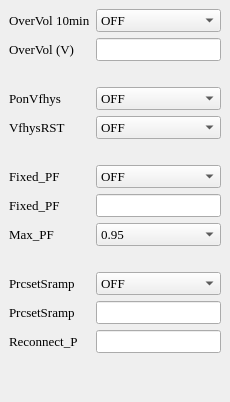
          <widget class="QWidget" name="widget_8" native="true">
           <layout class="QGridLayout" name="gridLayout_20">
            <property name="leftMargin">
             <number>0</number>
            </property>
            <property name="topMargin">
             <number>0</number>
            </property>
            <property name="rightMargin">
             <number>0</number>
            </property>
            <property name="bottomMargin">
             <number>0</number>
            </property>
            <item row="0" column="0">
             <widget class="QWidget" name="widget_OV10" native="true">
              <layout class="QGridLayout" name="gridLayout_17">
               <item row="10" column="0">
                <widget class="QLabel" name="label_4">
                 <property name="font">
                  <font>
                   <family>Times New Roman</family>
                   <pointsize>10</pointsize>
                   <bold>false</bold>
                  </font>
                 </property>
                 <property name="text">
                  <string>PrcsetSramp</string>
                 </property>
                </widget>
               </item>
               <item row="11" column="1">
                <widget class="QLineEdit" name="lineEdit_Remote_P_slope">
                 <property name="sizePolicy">
                  <sizepolicy hsizetype="Preferred" vsizetype="Fixed">
                   <horstretch>0</horstretch>
                   <verstretch>0</verstretch>
                  </sizepolicy>
                 </property>
                 <property name="maximumSize">
                  <size>
                   <width>16777215</width>
                   <height>16777215</height>
                  </size>
                 </property>
                 <property name="font">
                  <font>
                   <family>Times New Roman</family>
                   <pointsize>10</pointsize>
                   <bold>false</bold>
                  </font>
                 </property>
                </widget>
               </item>
               <item row="1" column="1">
                <widget class="QLineEdit" name="lineEdit_OverVol">
                 <property name="sizePolicy">
                  <sizepolicy hsizetype="Preferred" vsizetype="Fixed">
                   <horstretch>0</horstretch>
                   <verstretch>0</verstretch>
                  </sizepolicy>
                 </property>
                 <property name="maximumSize">
                  <size>
                   <width>16777215</width>
                   <height>16777215</height>
                  </size>
                 </property>
                 <property name="font">
                  <font>
                   <family>Times New Roman</family>
                   <pointsize>10</pointsize>
                   <bold>false</bold>
                  </font>
                 </property>
                </widget>
               </item>
               <item row="8" column="0">
                <widget class="QLabel" name="label_maxPF">
                 <property name="font">
                  <font>
                   <family>Times New Roman</family>
                   <pointsize>10</pointsize>
                   <bold>false</bold>
                  </font>
                 </property>
                 <property name="text">
                  <string>Max_PF</string>
                 </property>
                </widget>
               </item>
               <item row="3" column="1">
                <widget class="QComboBox" name="comboBox_UF_hyst">
                 <property name="maximumSize">
                  <size>
                   <width>16777215</width>
                   <height>16777215</height>
                  </size>
                 </property>
                 <property name="font">
                  <font>
                   <family>Times New Roman</family>
                   <pointsize>10</pointsize>
                   <bold>false</bold>
                  </font>
                 </property>
                 <item>
                  <property name="text">
                   <string>OFF</string>
                  </property>
                 </item>
                 <item>
                  <property name="text">
                   <string>ON</string>
                  </property>
                 </item>
                </widget>
               </item>
               <item row="6" column="1">
                <widget class="QComboBox" name="comboBox_Fixed_non_P">
                 <property name="maximumSize">
                  <size>
                   <width>16777215</width>
                   <height>16777215</height>
                  </size>
                 </property>
                 <property name="font">
                  <font>
                   <family>Times New Roman</family>
                   <pointsize>10</pointsize>
                   <bold>false</bold>
                  </font>
                 </property>
                 <item>
                  <property name="text">
                   <string>OFF</string>
                  </property>
                 </item>
                 <item>
                  <property name="text">
                   <string>ON</string>
                  </property>
                 </item>
                </widget>
               </item>
               <item row="7" column="0">
                <widget class="QLabel" name="label_fixedPF">
                 <property name="font">
                  <font>
                   <family>Times New Roman</family>
                   <pointsize>10</pointsize>
                   <bold>false</bold>
                  </font>
                 </property>
                 <property name="text">
                  <string>Fixed_PF</string>
                 </property>
                </widget>
               </item>
               <item row="6" column="0">
                <widget class="QLabel" name="label_FixedPF">
                 <property name="font">
                  <font>
                   <family>Times New Roman</family>
                   <pointsize>10</pointsize>
                   <bold>false</bold>
                  </font>
                 </property>
                 <property name="text">
                  <string>Fixed_PF</string>
                 </property>
                </widget>
               </item>
               <item row="3" column="0">
                <widget class="QLabel" name="label_PonVfhys">
                 <property name="font">
                  <font>
                   <family>Times New Roman</family>
                   <pointsize>10</pointsize>
                   <bold>false</bold>
                  </font>
                 </property>
                 <property name="text">
                  <string>PonVfhys</string>
                 </property>
                </widget>
               </item>
               <item row="7" column="1">
                <widget class="QLineEdit" name="lineEdit_FixedPF_Para">
                 <property name="maximumSize">
                  <size>
                   <width>16777215</width>
                   <height>16777215</height>
                  </size>
                 </property>
                 <property name="font">
                  <font>
                   <family>Times New Roman</family>
                   <pointsize>10</pointsize>
                   <bold>false</bold>
                  </font>
                 </property>
                </widget>
               </item>
               <item row="12" column="0">
                <widget class="QLabel" name="label_6">
                 <property name="font">
                  <font>
                   <family>Times New Roman</family>
                   <pointsize>10</pointsize>
                   <bold>false</bold>
                  </font>
                 </property>
                 <property name="text">
                  <string>Reconnect_P</string>
                 </property>
                </widget>
               </item>
               <item row="10" column="1">
                <widget class="QComboBox" name="comboBox_Remote_P_slope">
                 <property name="sizePolicy">
                  <sizepolicy hsizetype="Preferred" vsizetype="Fixed">
                   <horstretch>0</horstretch>
                   <verstretch>0</verstretch>
                  </sizepolicy>
                 </property>
                 <property name="minimumSize">
                  <size>
                   <width>0</width>
                   <height>0</height>
                  </size>
                 </property>
                 <property name="maximumSize">
                  <size>
                   <width>16777215</width>
                   <height>16777215</height>
                  </size>
                 </property>
                 <property name="font">
                  <font>
                   <family>Times New Roman</family>
                   <pointsize>10</pointsize>
                   <bold>false</bold>
                  </font>
                 </property>
                 <item>
                  <property name="text">
                   <string>OFF</string>
                  </property>
                 </item>
                 <item>
                  <property name="text">
                   <string>ON</string>
                  </property>
                 </item>
                </widget>
               </item>
               <item row="0" column="0">
                <widget class="QLabel" name="label_OV10min">
                 <property name="font">
                  <font>
                   <family>Times New Roman</family>
                   <pointsize>10</pointsize>
                   <bold>false</bold>
                  </font>
                 </property>
                 <property name="text">
                  <string>OverVol 10min</string>
                 </property>
                </widget>
               </item>
               <item row="12" column="1">
                <widget class="QLineEdit" name="lineEdit_Reconnect_P">
                 <property name="sizePolicy">
                  <sizepolicy hsizetype="Preferred" vsizetype="Fixed">
                   <horstretch>0</horstretch>
                   <verstretch>0</verstretch>
                  </sizepolicy>
                 </property>
                 <property name="maximumSize">
                  <size>
                   <width>16777215</width>
                   <height>16777215</height>
                  </size>
                 </property>
                 <property name="font">
                  <font>
                   <family>Times New Roman</family>
                   <pointsize>10</pointsize>
                   <bold>false</bold>
                  </font>
                 </property>
                 <property name="text">
                  <string/>
                 </property>
                </widget>
               </item>
               <item row="4" column="1">
                <widget class="QComboBox" name="comboBox_UF_hyst_powerOn">
                 <property name="maximumSize">
                  <size>
                   <width>16777215</width>
                   <height>16777215</height>
                  </size>
                 </property>
                 <property name="font">
                  <font>
                   <family>Times New Roman</family>
                   <pointsize>10</pointsize>
                   <bold>false</bold>
                  </font>
                 </property>
                 <item>
                  <property name="text">
                   <string>OFF</string>
                  </property>
                 </item>
                 <item>
                  <property name="text">
                   <string>ON</string>
                  </property>
                 </item>
                </widget>
               </item>
               <item row="2" column="1">
                <spacer name="horizontalSpacer_3">
                 <property name="orientation">
                  <enum>Qt::Horizontal</enum>
                 </property>
                 <property name="sizeHint" stdset="0">
                  <size>
                   <width>40</width>
                   <height>20</height>
                  </size>
                 </property>
                </spacer>
               </item>
               <item row="0" column="1">
                <widget class="QComboBox" name="comboBox_OV10min">
                 <property name="maximumSize">
                  <size>
                   <width>16777215</width>
                   <height>16777215</height>
                  </size>
                 </property>
                 <property name="font">
                  <font>
                   <family>Times New Roman</family>
                   <pointsize>10</pointsize>
                   <bold>false</bold>
                  </font>
                 </property>
                 <item>
                  <property name="text">
                   <string>OFF</string>
                  </property>
                 </item>
                 <item>
                  <property name="text">
                   <string>ON</string>
                  </property>
                 </item>
                </widget>
               </item>
               <item row="1" column="0">
                <widget class="QLabel" name="label_OverVol">
                 <property name="font">
                  <font>
                   <family>Times New Roman</family>
                   <pointsize>10</pointsize>
                   <bold>false</bold>
                  </font>
                 </property>
                 <property name="text">
                  <string>OverVol (V)</string>
                 </property>
                </widget>
               </item>
               <item row="8" column="1">
                <widget class="QComboBox" name="comboBox_MaxPF_Value">
                 <property name="maximumSize">
                  <size>
                   <width>16777215</width>
                   <height>16777215</height>
                  </size>
                 </property>
                 <property name="font">
                  <font>
                   <family>Times New Roman</family>
                   <pointsize>10</pointsize>
                   <bold>false</bold>
                  </font>
                 </property>
                 <item>
                  <property name="text">
                   <string>0.95</string>
                  </property>
                 </item>
                 <item>
                  <property name="text">
                   <string>0.9</string>
                  </property>
                 </item>
                 <item>
                  <property name="text">
                   <string>0.8</string>
                  </property>
                 </item>
                </widget>
               </item>
               <item row="4" column="0">
                <widget class="QLabel" name="label_PonSramp">
                 <property name="font">
                  <font>
                   <family>Times New Roman</family>
                   <pointsize>10</pointsize>
                   <bold>false</bold>
                  </font>
                 </property>
                 <property name="text">
                  <string>VfhysRST</string>
                 </property>
                </widget>
               </item>
               <item row="5" column="1">
                <spacer name="horizontalSpacer_4">
                 <property name="orientation">
                  <enum>Qt::Horizontal</enum>
                 </property>
                 <property name="sizeHint" stdset="0">
                  <size>
                   <width>40</width>
                   <height>20</height>
                  </size>
                 </property>
                </spacer>
               </item>
               <item row="11" column="0">
                <widget class="QLabel" name="label_5">
                 <property name="font">
                  <font>
                   <family>Times New Roman</family>
                   <pointsize>10</pointsize>
                   <bold>false</bold>
                  </font>
                 </property>
                 <property name="text">
                  <string>PrcsetSramp</string>
                 </property>
                </widget>
               </item>
               <item row="13" column="1">
                <spacer name="verticalSpacer_3">
                 <property name="orientation">
                  <enum>Qt::Vertical</enum>
                 </property>
                 <property name="sizeHint" stdset="0">
                  <size>
                   <width>20</width>
                   <height>40</height>
                  </size>
                 </property>
                </spacer>
               </item>
               <item row="9" column="1">
                <spacer name="horizontalSpacer_5">
                 <property name="orientation">
                  <enum>Qt::Horizontal</enum>
                 </property>
                 <property name="sizeHint" stdset="0">
                  <size>
                   <width>40</width>
                   <height>20</height>
                  </size>
                 </property>
                </spacer>
               </item>
              </layout>
             </widget>
            </item>
           </layout>
          </widget>
